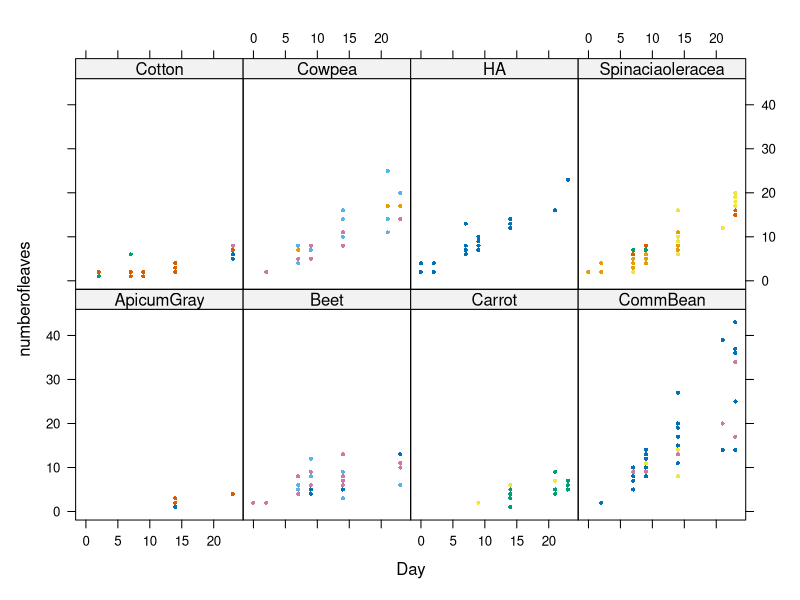
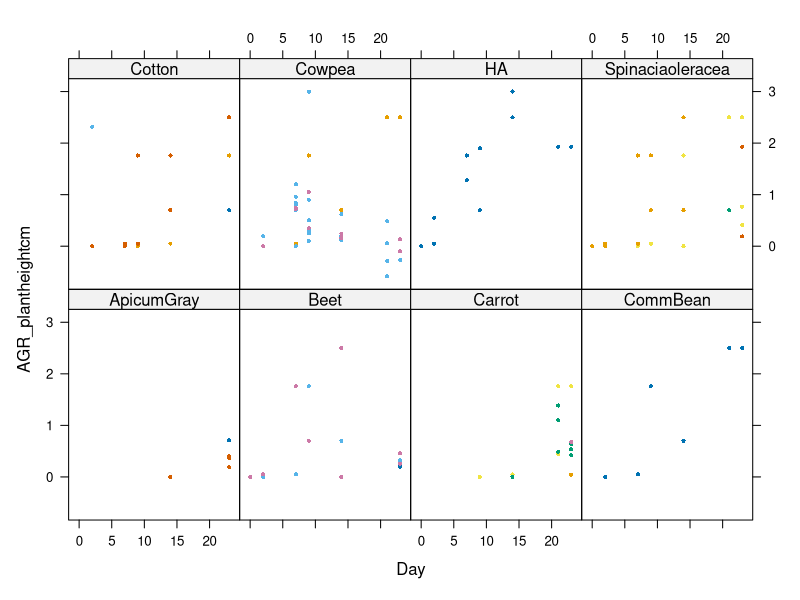
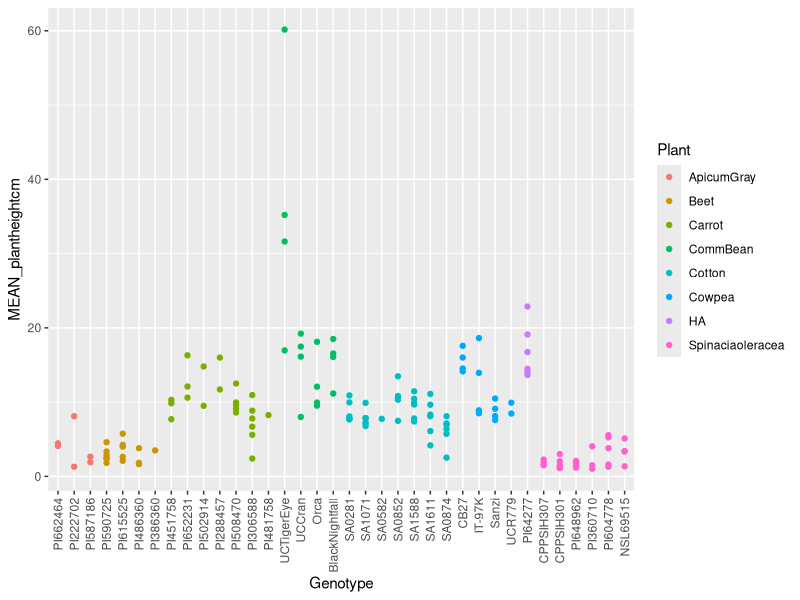
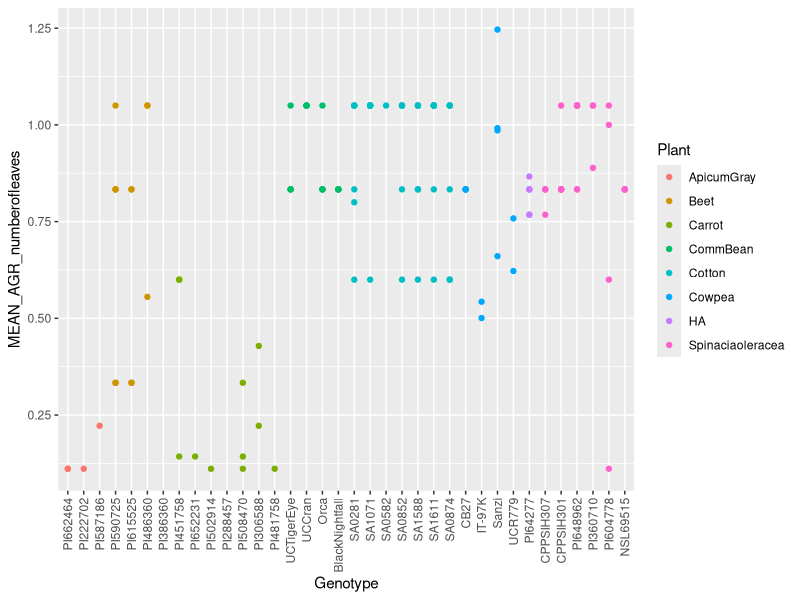

Write the R code that produced these figures, in order.
#analyze the growth data
library("lubridate")
library(lattice)
library(ggplot2)
library(dplyr)
library(forcats)
#importdata

#Plant id info

PlantNames<- read.csv("./InputData/PLANTID2Genotype.csv")


#read in data

PlantData<-read.csv("./InputData/GrowthData.csv")



#merge files

PlantNameData<-merge(PlantNames,PlantData,by.x = "Plant.ID",by.y = "PlantID")

#make dates true dates

PlantNameData$Date<-as.Date(PlantNameData$Date, format = "%d-%b")




#plot of all species by day 
xyplot(numberofleaves ~ Day|Plant, data = PlantNameData,
       groups = PlantNameData$Genotype, pch = 16, cex = 0.5)
xyplot(AGR_plantheightcm ~ Day|Plant, data = PlantNameData,
       groups = PlantNameData$Genotype, pch = 16, cex = 0.5)





# Create a group-means data set
gd <- PlantNameData %>% 
  group_by(Plant.ID) %>% 
  summarise(
    MEAN_plantheightcm = mean(plantheightcm[plantheightcm !=0], na.rm = TRUE),
    MEAN_AGR_plantheightcm = mean(AGR_plantheightcm[AGR_plantheightcm != 0], na.rm = TRUE),
    MEAN_numberofleaves = mean(numberofleaves[numberofleaves !=0], na.rm = TRUE),
    MEAN_AGR_numberofleaves = mean(AGR_numberofleaves[AGR_numberofleaves != 0], na.rm = TRUE)
    
  )

#add other plant data 
Plant.gd<-merge(PlantNames,gd,by.x = "Plant.ID",by.y = "Plant.ID")


#relevel factor of genotype
Plant.gd$Genotype <- factor(Plant.gd$Genotype, levels = unique(Plant.gd$Genotype[order(Plant.gd$Plant)]))



# Plot both data sets



Plant.gd %>%
  ggplot(aes(col=Plant, y=MEAN_plantheightcm, x=Genotype) )+ 
  geom_point(position="dodge", stat = "identity") + theme(axis.text.x = element_text(angle = 90, vjust = 0.5, hjust=1))


Plant.gd %>%
  ggplot(aes(col=Plant, y=MEAN_AGR_numberofleaves, x=Genotype) )+ 
  geom_point(position="dodge", stat = "identity") + theme(axis.text.x = element_text(angle = 90, vjust = 0.5, hjust=1))




